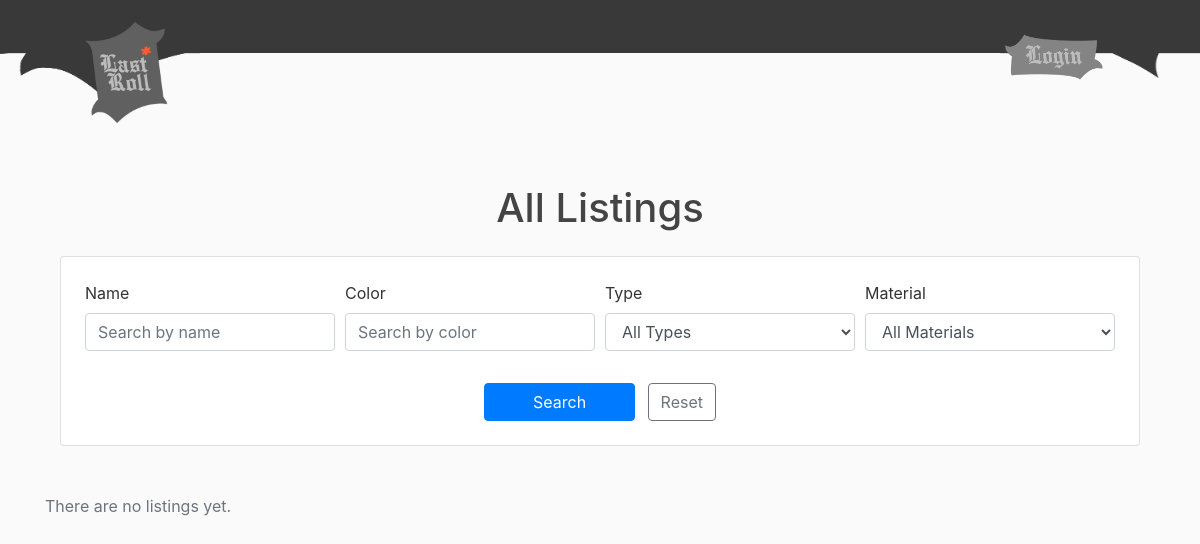
/alllistings/, run on an earlier commit of the app's database.
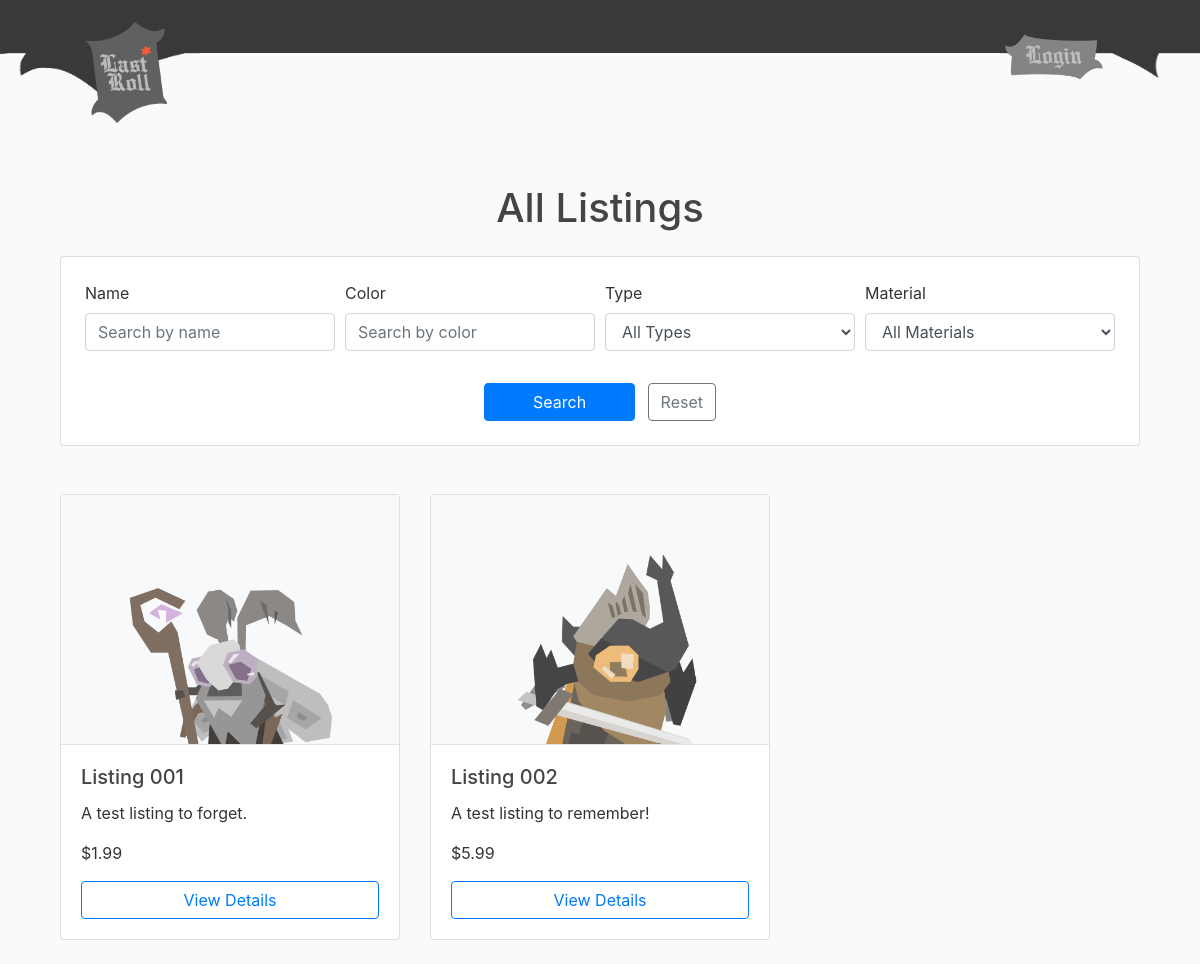
And on a later commit of the database.
### store/models.py (models this page shows, shortened)
class Product(models.Model):
    seller = models.ForeignKey(Seller, on_delete=models.CASCADE)
    name = models.CharField(max_length=100)
    description = models.TextField(blank=True)
    price = models.DecimalField(max_digits=8, decimal_places=2)
    stock = models.PositiveIntegerField(default=0)
    image = models.ImageField(upload_to='product_images/', blank=True)
    created_at = models.DateTimeField(default=timezone.now)
    status = models.IntegerField(default=0)

### shop/views.py (the view)
# urls.py: path('alllistings/', views.alllistings, name='shop-alllistings'),
def alllistings(request):
    context = {
        'title': 'All Listings',
        'listings': Product.objects.filter(status=1)
    }
    return render(request, 'shop/alllistings.html', context)

### shop/templates/shop/alllistings.html (shortened to what this page needs)
{% extends "shop/base.html" %}
{% block content %}
  <div class="container mt-4">
    <h1 class="text-center mb-4">All Listings</h1>
    <form method="GET" class="mb-5">
      <div class="card shadow-sm p-4">
        <div class="form-row">
          <div class="form-group col-md-3">
            <label for="searchName">Name</label>
            <input type="text" id="searchName" name="name" class="form-control" placeholder="Search by name">
          </div>
          <div class="form-group col-md-3">
            <label for="searchColor">Color</label>
            <input type="text" id="searchColor" name="color" class="form-control" placeholder="Search by color">
          </div>
          <div class="form-group col-md-3">
            <label for="searchType">Type</label>
            <select id="searchType" name="type" class="form-control">
              <option value="">All Types</option>
            </select>
          </div>
          <div class="form-group col-md-3">
            <label for="searchMaterial">Material</label>
            <select id="searchMaterial" name="material" class="form-control">
              <option value="">All Materials</option>
            </select>
          </div>
        </div>
        <div class="text-center mt-3">
          <button type="submit" class="btn btn-primary px-5">Search</button>
          <button type="reset" class="btn btn-outline-secondary ml-2">Reset</button>
        </div>
      </div>
    </form>
    <div class="row mt-4">
    {% for product in listings %}
      <div class="col-md-4 mb-4">
        <div class="card shadow-sm h-100">
          <div class="d-flex align-items-center justify-content-center bg-light border-bottom" style="height: 250px;">
            <span class="" style="display: inline-block; width: 100%; height: 100%;
            background-image: url('{{ product.image.url }}');
            background-size: cover; background-position: cover;"></span>
          </div>
          <div class="card-body">
            <h5 class="card-title">{{ product.name }}</h5>
            <p class="card-text">{{ product.description }}</p>
            <p class="card-text">${{ product.price }}</p>
            <a href="#" class="btn btn-outline-primary btn-block">View Details</a>
          </div>
        </div>
      </div>
    {% empty %}
      <p class="text-center text-muted">There are no listings yet.</p>
    {% endfor %}
    </div>
  </div>
{% endblock %}

### shop/templates/shop/base.html (shortened to what this page needs)
{% load static %}
<!doctype html>
<html lang="en">
  <head>
    <link rel="stylesheet" href="https://cdn.jsdelivr.net/npm/bootstrap@4.0.0/dist/css/bootstrap.min.css">
    <link rel="stylesheet" type="text/css" href="{% static 'shop/main.css'%}">
  </head>
  <body>
    <div>
    <header class="site-header">
        <nav class="navbar navbar-dark fixed-top">
            <img style="position: absolute; z-index: -1; width: 100vw; height:100%; left:0px; right:0px" src="{% static 'shop/HeaderShapeC.png' %}">
            <div>
                <a href="{% url 'shop-home' %}" style="padding-left:5vw">
                <img style="width:100px; max-width:30vw" src="{% static 'shop/SiteLogo.png' %}"> </img>
                </a>
                {% if user.is_authenticated %}
                    {% if user.profile.role == user.profile.ROLE_ADMIN %}
                        <div style="position:absolute; top: 22%; right:8vw">
                        <a href="{% url 'shop-adminaccount' %}">
                            <img style="width:100px; max-width:30vw" src="{% static 'shop/AccountButton.png' %}"> </img>
                        </a>
                        </div>
                    {% elif user.profile.role == user.profile.ROLE_SELLER %}
                        <div style="position:absolute; top: 22%; right:8vw">
                        <a href="{% url 'shop-selleraccount' %}">
                            <img style="width:100px; max-width:30vw" src="{% static 'shop/AccountButton.png' %}"> </img>
                        </a>
                        </div>
                    {% elif user.profile.role == user.profile.ROLE_BUYER %}
                        <div style="position:absolute; top: 25%; right:5vw">
                        <a href="{% url 'shop-cart' %}">
                            <img style="position:absolute; width:70px; max-width:25vw; z-index:1; right:0px; right-padding: 3vw; top: -5vh" src="{% static 'shop/CartButton.png' %}"> </img>
                        </a>
                        <a href="{% url 'shop-buyeraccount' %}">
                            <img style="position:absolute; width:100px; max-width:30vw; right:55px; right-padding: 3vw" src="{% static 'shop/AccountButton.png' %}"> </img>
                        </a>
                        </div>
                    {% endif %}
                {% else %}
                <div style="position:absolute; top: 22%; right:8vw">
                <a href="{% url 'shop-login' %}">
                    <img style="width:100px; max-width:30vw" src="{% static 'shop/LoginButton.png' %}"> </img>
                </a>
                </div>
                {% endif %}
            </div>
        </nav>
    </header>
    <main role="main" class="container">
        <div class="row" style="padding-top: 80px">
            <div class="col-md-12">
            {% block content %}
            {% endblock %}
            </div>
        </div>
    </main>
</div>
  </body>
</html>

### shop/static/shop/main.css (style rules this page uses)
body { background: #fafafa; color: #333333; margin-top: 5rem; }
h1, h2, h3, h4, h5, h6 { color: #444444; }

What changed in the data, as far as the page shows it:
added Product: image (picture), name "Listing 001", description "A test listing to forget.", price "1.99"
added Product: image (picture), name "Listing 002", description "A test listing to remember!", price "5.99"
Also different on the page:
text no longer shown: "There are no listings yet."
